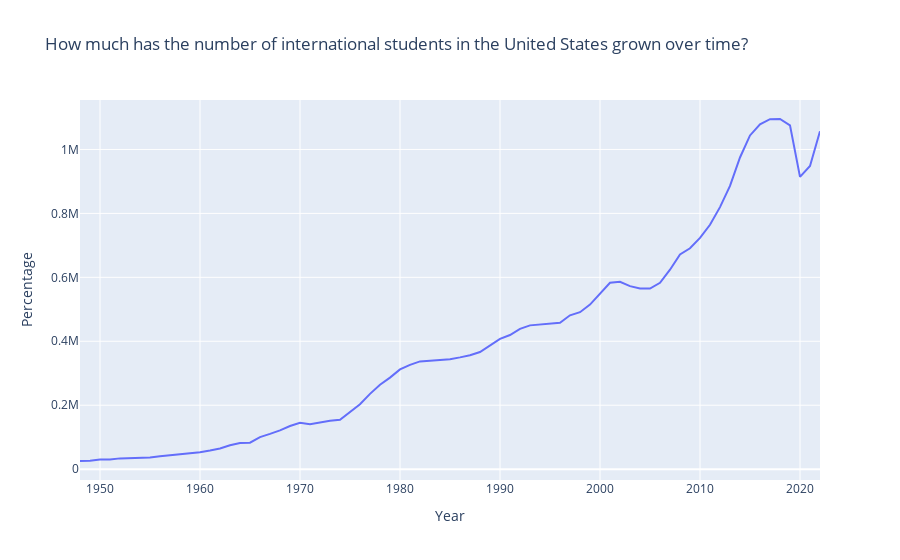

Notebook code cell kept with this figure:
### Markdown cell above
# How much has the number of international students in the United States grown over time?

### Code cell
fig1b = go.Figure()

fig1b.add_trace(go.Scatter(x=academic["year"], y=academic["students"],
                    mode='lines',
                    name='international students'))


fig1b.update_layout(title='How much has the number of international students in the United States grown over time?',
                    xaxis_title='Year',
                    yaxis_title='Percentage')
fig1b.show()

### Figure 1 — Plotly figure (JSON) as saved in the notebook; plotly's stock layout.template omitted (floating-point values rounded to 4 significant figures)
{"data": [{"mode": "lines", "name": "international students", "type": "scatter", "x": [1948, 1949, 1950, 1951, 1952, 1953, 1954, 1955, 1956, 1957, 1958, 1959, 1960, 1961, 1962, 1963, 1964, 1965, 1966, 1967, 1968, 1969, 1970, 1971, 1972, 1973, 1974, 1975, 1976, 1977, 1978, 1979, 1980, 1981, 1982, 1983, 1984, 1985, 1986, 1987, 1988, 1989, 1990, 1991, 1992, 1993, 1994, 1995, 1996, 1997, 1998, 1999, 2000, 2001, 2002, 2003, 2004, 2005, 2006, 2007, 2008, 2009, 2010, 2011, 2012, 2013, 2014, 2015, 2016, 2017, 2018, 2019, 2020, 2021, 2022], "y": [25464, 26433, 29813, 30462, 33675, 33833, 34232, 36494, 40666, 43391, 47245, 48486, 53107, 58086, 64705, 74814, 82045, 82709, 100262, 110315, 121362, 134959, 144708, 140126, 146097, 151066, 154580, 179344, 203068, 235509, 263938, 286343, 311882, 326299, 336985, 338894, 342113, 343777, 349609, 356187, 366354, 386851, 407529, 419585, 438618, 449749, 452635, 453787, 457984, 481280, 490933, 514723, 547867, 582996, 586323, 572509, 565039, 564766, 582984, 623805, 671616, 690923, 723277, 764495, 819644, 886052, 974926, 1043839, 1078822, 1094792, 1095299, 1075496, 914095, 948519, 1057188]}], "layout": {"title": {"text": "How much has the number of international students in the United States grown over time?"}, "xaxis": {"title": {"text": "Year"}}, "yaxis": {"title": {"text": "Percentage"}}}}
